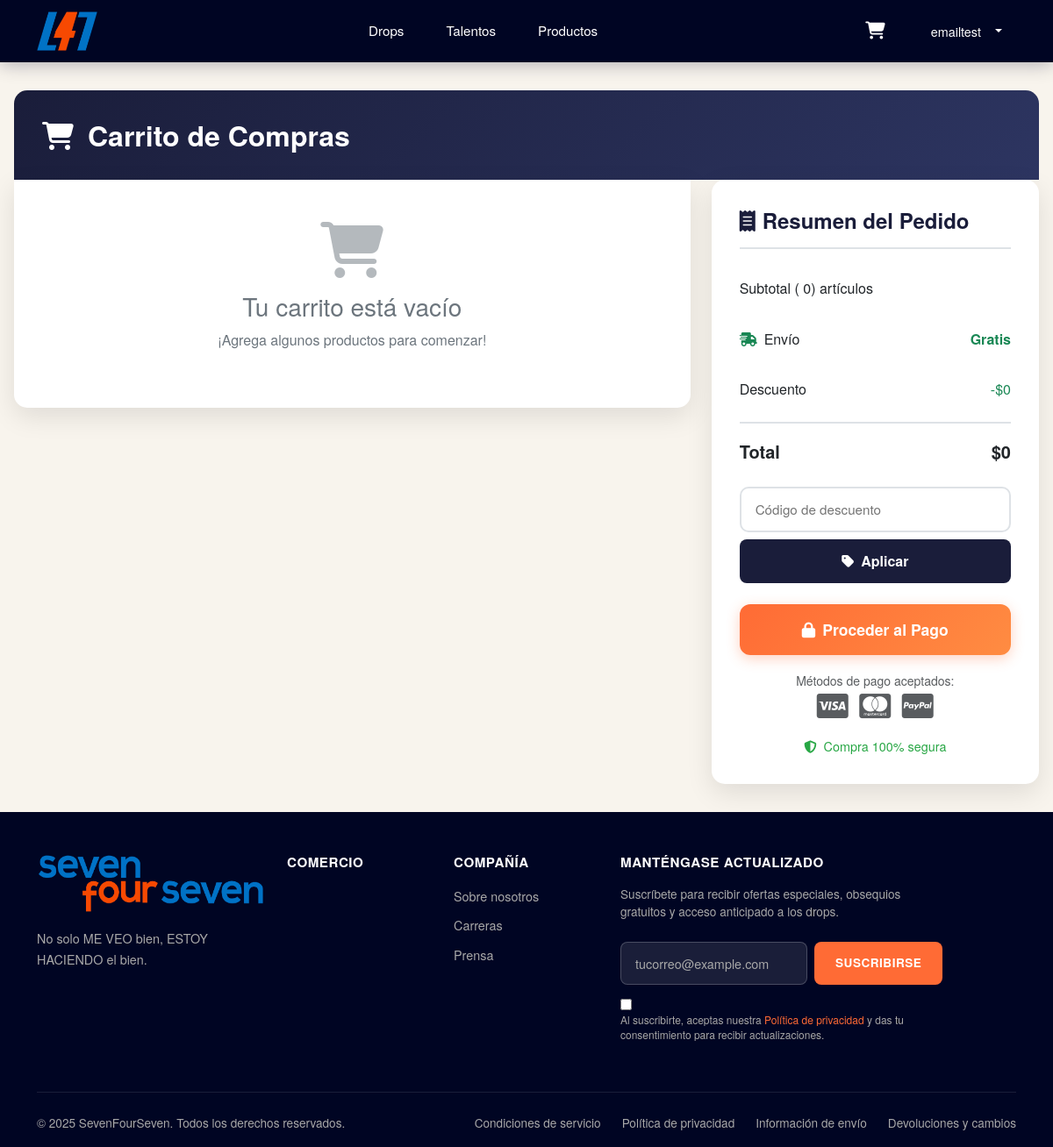
The app's page /cart/ (signed in) with its own data.
### apps/user/models.py (models this page shows, shortened)
class CustomUser(AbstractUser):
    image = models.ImageField('Imagen de perfil', upload_to='perfil/', blank=True, null=True)
    active_user = models.BooleanField(default=True)
    admin_user = models.BooleanField(default=False)
    is_staff = models.BooleanField(default=False)

### apps/cart/models.py (models this page shows, shortened)
class Cart(models.Model):
    user = models.ForeignKey(CustomUser, on_delete=models.CASCADE,related_name='cart')
    created_at = models.DateTimeField(auto_now_add=True)
    def total(self):
        return sum(item.subtotal() for item in self.items.all())

### apps/cart/views.py (the view)
# urls.py: path('', views.view_cart, name='view_cart'),
@login_required
def view_cart(request):
    cart, _ = Cart.objects.get_or_create(user=request.user)
    return render(request, 'cart.html', {'cart': cart})

### apps/cart/templates/cart.html (shortened to what this page needs)
{% extends "base.html" %}
{% load static %}
{% block css %}
<link rel="stylesheet" href="{% static 'cart/css/style.css' %}">
{% endblock css %}
{% block content %}
<div class="cart-container">
    <div class="cart-header">
        <h1><i class="fas fa-shopping-cart me-3"></i>Carrito de Compras</h1>
    </div>
    <div class="row">
        <div class="col-lg-8">
            <div class="cart-content">
                {% include 'includes/item_cart.html' %}
            </div>
        </div>
        {% include 'includes/summary_cart.html' %}
    </div>
</div>
{% endblock content %}

### templates/header.html (shortened to what this page needs)
{% load static %}
<nav class="navbar navbar-expand-lg custom-header p-2">
    <div class="container">
        <a class="navbar-brand" href="{% url 'home:home' %}">
            <img src="{% static 'img/sfs-short-logo.png' %}" alt="L41 Logo" id="logoImg">
        </a>
        <div class="collapse navbar-collapse" id="navbarNav">
            <ul class="navbar-nav mx-auto">
                <li class="nav-item">
                    <a class="nav-link" href="{% url 'drop:drops' %}">Drops</a>
                </li>
                <li class="nav-item">
                    <a class="nav-link" href="{% url 'designers:designers' %}">Talentos</a>
                </li>
                <li class="nav-item">
                    <a class="nav-link" href="{% url 'products:products' %}">Productos</a>
                </li>
            </ul>
            <div class="header-actions">
                <a href="{% url 'cart:view_cart' %}" class="cart-btn">
                    <i class="fa-solid fa-cart-shopping"></i>
                </a>
                {% if user.is_authenticated %}
                <div class="dropdown user-dropdown">
                    <button class="dropdown-toggle" type="button" data-bs-toggle="dropdown">
                        <span>{{user.username}}</span>
                    </button>
                </div>
                {% else %}
                <a href="{% url 'user:login' %}" class="cart-btn">
                    <i class="fa-regular fa-user "></i>
                </a>
                {% endif %}
            </div>
        </div>
    </div>
</nav>

### apps/cart/templates/includes/summary_cart.html (shortened to what this page needs)
<div class="col-lg-4">
    <div class="summary-card">
        <h3 class="summary-title">
            <i class="fas fa-receipt me-2"></i>Resumen del Pedido
        </h3>
        <div class="summary-row">
            <span>Subtotal (<span id="item-count"> {{ cart.items.all|length }})</span>
                artículos</span>
        </div>
        <div class="summary-row">
            <span><i class="fas fa-shipping-fast me-2 text-success"></i>Envío</span>
            <span class="text-success fw-bold">Gratis</span>
        </div>
        <div class="summary-row">
            <span>Descuento</span>
            <span class="text-success" id="discount">-$0</span>
        </div>
        <div class="summary-row total">
            <span>Total</span>
            <span id="total">${{ cart.total }}</span>
        </div>
        <div class="discount-input">
            <input type="text" placeholder="Código de descuento" id="discount-code">
            <button class="apply-btn" onclick="applyDiscount()">
                <i class="fas fa-tag me-2"></i>Aplicar
            </button>
        </div>
        <a href="{% url 'payments:checkout' %}" class="btn checkout-btn" onclick="proceedToCheckout()">
            <i class="fas fa-lock me-2"></i>Proceder al Pago
        </a>
        <div class="text-center text-muted">
            <small>Métodos de pago aceptados:</small><br>
            <i class="fab fa-cc-visa fa-2x me-2"></i>
            <i class="fab fa-cc-mastercard fa-2x me-2"></i>
            <i class="fab fa-cc-paypal fa-2x"></i>
        </div>
        <div class="security-badge">
            <i class="fas fa-shield-alt me-2"></i>Compra 100% segura
        </div>
    </div>
</div>

### static/css/styles.css (style rules this page uses)
:root { --primary-bg: #000523; --accent-color: #ff6b35; --text-light: #ffffff; --text-muted: #a8a8a8; --hover-bg: rgba(255, 255, 255, 0.1); }
.custom-header { background-color: var(--primary-bg); padding: 0; position: sticky; top: 0; z-index: 1030; box-shadow: 0 2px 20px rgba(0, 5, 35, 0.3); transition: transform 0.3s ease; }
.navbar-brand img { height: 45px; width: auto; transition: transform 0.2s ease; }
.navbar-nav .nav-link { color: var(--text-light) !important; font-weight: 500; font-size: 0.95rem; padding: 0.75rem 1.25rem !important; position: relative; transition: all 0.3s ease; border-radius: 6px; margin: 0 0.25rem; }
.navbar-nav .nav-link::after { content: ""; position: absolute; bottom: 8px; left: 50%; transform: translateX(-50%); width: 0; height: 2px; background-color: var(--accent-color); transition: width 0.3s ease; }
.header-actions { display: flex; align-items: center; gap: 1rem; }
.cart-btn { position: relative; background: none; border: none; color: var(--text-light); padding: 0.75rem; border-radius: 8px; transition: all 0.3s ease; cursor: pointer; }
.cart-btn i { font-size: 1.25rem; }
.user-dropdown .dropdown-toggle { background: none; border: none; color: var(--text-light); padding: 0.75rem 1rem; border-radius: 8px; transition: all 0.3s ease; display: flex; align-items: center; gap: 0.5rem; font-size: 0.9rem; }
.user-dropdown .dropdown-toggle::after { margin-left: 0.5rem; transition: transform 0.3s ease; }

### apps/cart/static/cart/css/style.css (style rules this page uses)
:root { --primary-color: #1a1d3a; --secondary-color: #ff6b35; --success-color: #28a745; --danger-color: #dc3545; --light-gray: #f8f9fa; --medium-gray: #6c757d; --border-color: #dee2e6; }
.cart-container { max-width: 1200px; margin: 0 auto; padding: 2rem 1rem; }
.cart-header { background: linear-gradient(135deg, var(--primary-color) 0%, #2d3561 100%); color: white; padding: 2rem; border-radius: 15px 15px 0 0; margin-bottom: 0; }
.cart-header h1 { margin: 0; font-weight: 600; font-size: 2rem; }
.cart-content { background: white; border-radius: 0 0 15px 15px; box-shadow: 0 10px 30px rgba(0, 0, 0, 0.1); overflow: hidden; }
.summary-card { background: white; border-radius: 15px; box-shadow: 0 10px 30px rgba(0, 0, 0, 0.1); padding: 2rem; height: fit-content; position: sticky; top: 2rem; }
.summary-title { font-size: 1.5rem; font-weight: 600; color: var(--primary-color); margin-bottom: 1.5rem; padding-bottom: 1rem; border-bottom: 2px solid var(--border-color); }
.summary-row { display: flex; justify-content: space-between; align-items: center; margin-bottom: 1rem; padding: 0.5rem 0; }
.summary-row.total { border-top: 2px solid var(--border-color); padding-top: 1rem; margin-top: 1rem; font-size: 1.25rem; font-weight: 700; }
.discount-input { position: relative; margin-bottom: 1.5rem; }
.discount-input input { width: 100%; padding: 0.75rem 1rem; border: 2px solid var(--border-color); border-radius: 10px; font-size: 0.95rem; }
.apply-btn { background: var(--primary-color); color: white; border: none; padding: 0.75rem 1.5rem; border-radius: 8px; font-weight: 600; cursor: pointer; transition: all 0.3s ease; width: 100%; margin-top: 0.5rem; }
.checkout-btn { background: linear-gradient(135deg, var(--secondary-color) 0%, #ff8c42 100%); color: white; border: none; padding: 1rem 2rem; border-radius: 12px; font-size: 1.1rem; font-weight: 600; cursor: pointer; transition: all 0.3s ease; width: 100%; margin-bottom: 1rem; box-shadow: 0 4px 15px rgba(255, 107, 53, 0.3); }
.security-badge { text-align: center; color: var(--success-color); font-size: 0.9rem; margin-top: 1rem; }

### templates/base.html (style rules this page uses)
body { font-family: 'Helvetica Neue', Arial, sans-serif; background-color: #F8F4ED; line-height: 1.6; }

### records on screen
CustomUser: username "emailtest"
Cart: items.all|length "0", total "0"
